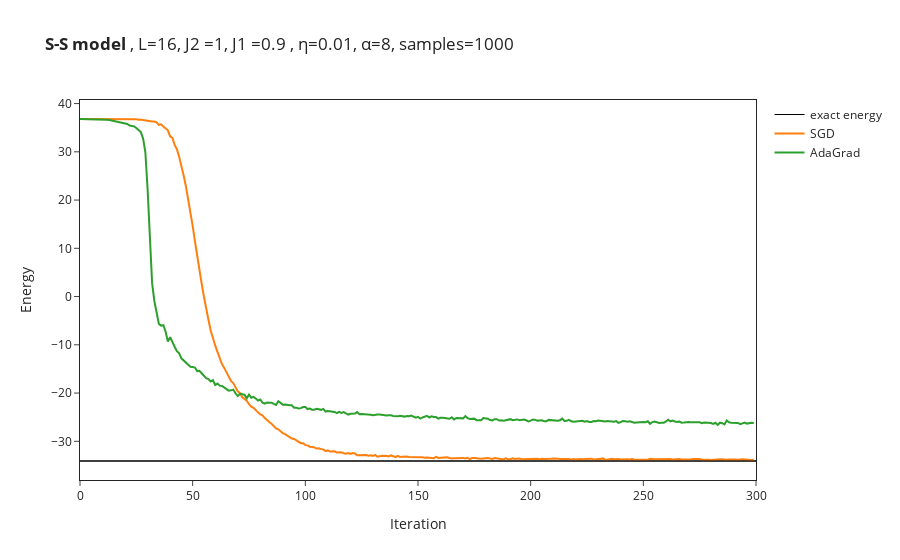

Here is the notebook cell this chart was saved with:
### Code cell
# import the data from log file
OUT_NAME_suffixless=OUT_NAME
data = []
for i in range(no_of_runs):
    data.append(json.load(open(OUT_NAME_suffixless+str(i)+".log")))
names = ["SGD","AdaGrad"]
if type(data[0]["Energy"]["Mean"]) == dict: #DTYPE in (np.complex128, np.complex64):#, np.float64):# and False:
    energy_convergence = [data[i]["Energy"]["Mean"]["real"] for i in range(no_of_runs)]
    # symmetry = [data[i]["symmetry"]["Mean"]["real"] for i in range(no_of_runs-run_only_2)]
else:
    energy_convergence = [data[i]["Energy"]["Mean"] for i in range(no_of_runs)]
    # symmetry = [data[i]["symmetry"]["Mean"] for i in range(no_of_runs-run_only_2)]
for i in range(no_of_runs):
    figure.add_trace(go.Scatter(
        x=data[i]["Energy"]["iters"], y=energy_convergence[i],
        name=names[i]
    ))
    # figure.add_trace(go.Scatter(
    #     x=data[i]["Energy"]["iters"], y=symmetry[i],
    #     name=names[i]+"_swap"
    # ))

figure.update_layout(xaxis_title="Iteration",yaxis_title="Energy")
figure.show()

### Figure 1 — Plotly figure (JSON) as saved in the notebook; plotly's stock layout.template omitted (floating-point values rounded to 4 significant figures; data arrays with more than 128 entries replaced by an {"elided": "..."} marker saying what was removed)
{"data": [{"line": {"color": "#000000", "width": 1}, "mode": "lines", "name": "exact energy", "type": "scatter", "x": [0, 300], "y": [-34.08, -34.08]}, {"name": "SGD", "type": "scatter", "x": {"elided": "300 int values"}, "y": {"elided": "300 float values"}}, {"name": "AdaGrad", "type": "scatter", "x": {"elided": "300 int values"}, "y": {"elided": "300 float values"}}], "layout": {"shapes": [{"line": {"width": 1}, "opacity": 1, "type": "line", "x0": 0, "x1": 1, "xref": "x domain", "y0": -34.08, "y1": -34.08, "yref": "y"}], "title": {"text": "<b>S-S model </b>, L=16, J2 =1, J1 =0.9 , η=0.01, α=8, samples=1000"}, "xaxis": {"mirror": true, "showline": true, "title": {"text": "Iteration"}}, "yaxis": {"mirror": true, "showline": true, "title": {"text": "Energy"}}}}
